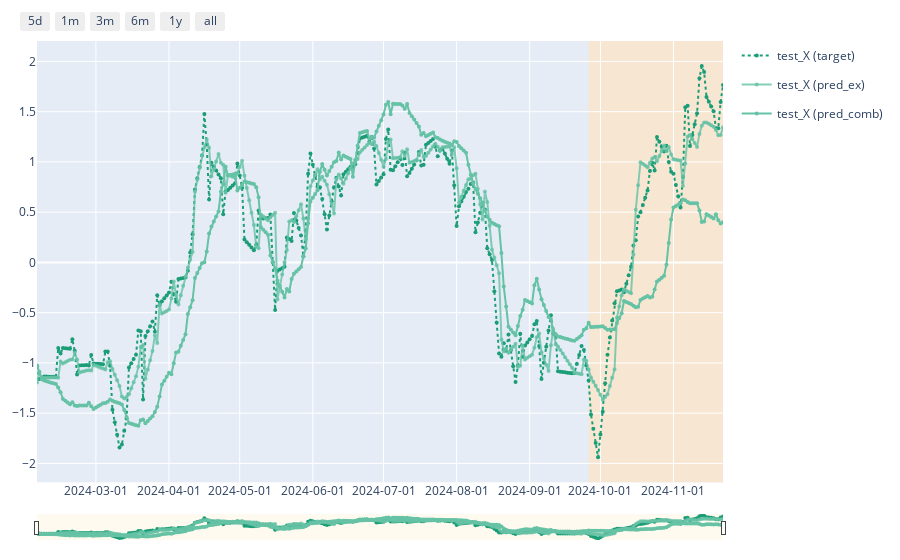

Here is the notebook cell this chart was saved with:
### Code cell
# 두 시각화 합치기

import plotly.express as px
import plotly.graph_objects as go
from copy import deepcopy

fig_data = []
fig_ex_data = deepcopy(fig_ex.data)
for fig in fig_ex_data:
    if '(pred)' in fig.name:
        fig.name = fig.name.replace('(pred)', '(pred_ex)')
        fig.legendgroup = fig.name.split(' (')[0] + '_ex'
        fig.line.color = fig.line.color.replace('rgb', 'rgba').replace(')', ', 0.8)')
        fig_data.append(fig)
    elif '(target)' in fig.name:
        fig_data.append(fig)

fig_comb_data = deepcopy(fig_combine.data)
for fig in fig_comb_data:
    if '(pred)' in fig.name:
        fig.name = fig.name.replace('(pred)', '(pred_comb)')
        fig.legendgroup = fig.name.split(' (')[0] + '_comb'
        fig_data.append(fig)


# add background color to show train/test split
fig = go.Figure(fig_data, layout=fig_ex.layout)

fig.add_vrect(x0=test_ex.y_index[0], 
              x1=test_ex.y_index[-1], 
              fillcolor="bisque", 
              opacity=0.7, 
              layer="below", 
              line_width=0)



fig.show()

fig.write_html('fig_toy_final.html')

# 주황색 부분이 테스트 데이터에 해당함

### Figure 1 — Plotly figure (JSON) as saved in the notebook; plotly's stock layout.template omitted (floating-point values rounded to 4 significant figures; data arrays with more than 128 entries replaced by an {"elided": "..."} marker saying what was removed)
{"data": [{"hovertemplate": "%{y:.2f}", "legendgroup": "test_X (target)", "line": {"color": "rgb(27,158,119)", "dash": "dot"}, "marker": {"size": 4}, "mode": "lines+markers", "name": "test_X (target)", "type": "scatter", "x": {"elided": "292 str values"}, "xaxis": "x", "y": {"elided": "292 float values"}, "yaxis": "y"}, {"hovertemplate": "%{y:.2f}", "legendgroup": "test_X_ex", "line": {"color": "rgba(102,194,165, 0.8)", "dash": "solid"}, "marker": {"size": 4}, "mode": "lines+markers", "name": "test_X (pred_ex)", "type": "scatter", "x": {"elided": "292 str values"}, "xaxis": "x", "y": {"elided": "292 float values"}, "yaxis": "y"}, {"hovertemplate": "%{y:.2f}", "legendgroup": "test_X_comb", "line": {"color": "rgb(102,194,165)", "dash": "solid"}, "marker": {"size": 4}, "mode": "lines+markers", "name": "test_X (pred_comb)", "type": "scatter", "x": {"elided": "292 str values"}, "xaxis": "x", "y": {"elided": "292 float values"}, "yaxis": "y"}], "layout": {"grid": {"columns": 1, "rows": 1}, "hovermode": "x", "hoversubplots": "axis", "margin": {"b": 20, "l": 20, "r": 20, "t": 20}, "shapes": [{"fillcolor": "bisque", "layer": "below", "line": {"width": 0}, "opacity": 0.7, "type": "rect", "x0": "2024-09-26", "x1": "2024-11-22", "xref": "x", "y0": 0, "y1": 1, "yref": "y domain"}], "xaxis": {"range": ["2024-02-05T00:00:00", "2024-11-22T00:00:00"], "rangeselector": {"buttons": [{"count": 5, "label": "5d", "step": "day", "stepmode": "backward"}, {"count": 1, "label": "1m", "step": "month", "stepmode": "backward"}, {"count": 3, "label": "3m", "step": "month", "stepmode": "backward"}, {"count": 6, "label": "6m", "step": "month", "stepmode": "backward"}, {"count": 1, "label": "1y", "step": "year", "stepmode": "backward"}, {"step": "all"}]}, "rangeslider": {"bgcolor": "floralwhite", "range": ["2024-02-05T00:00:00", "2024-11-22T00:00:00"], "thickness": 0.05, "visible": true}, "showspikes": true, "spikedash": "dot", "spikemode": "across", "spikethickness": 1, "tickformat": "%Y-%m-%d", "type": "date"}, "yaxis": {"anchor": "x", "domain": [0.09, 1]}}}
